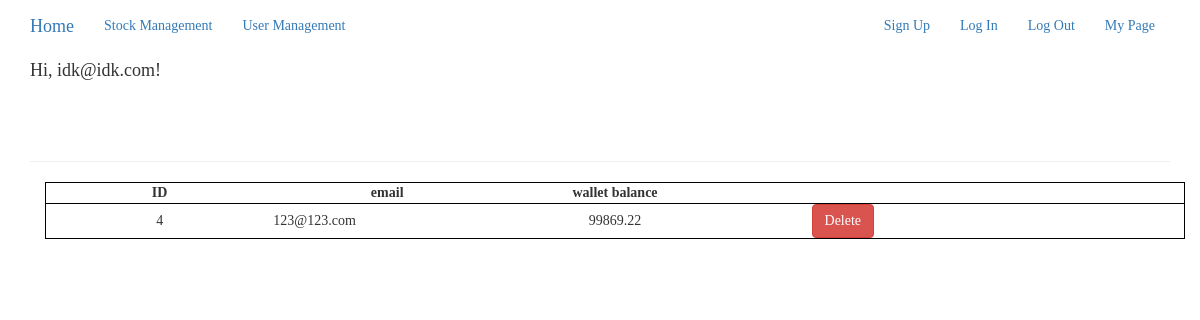
Page /user_management (signed in) on the earlier database version.
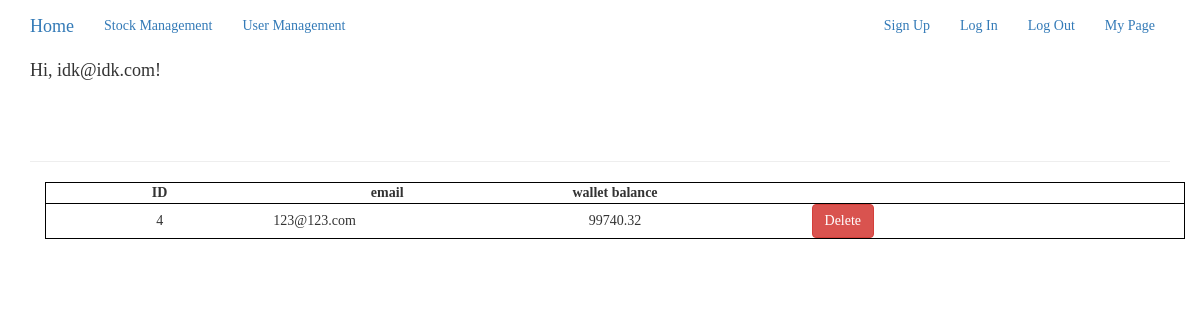
Same page on the later database version.
### app/models.py (models this page shows, shortened)
class User(UserMixin, db.Model):
    __tablename__ = 'users'
    id = db.Column(db.Integer, primary_key=True)
    email = db.Column(db.String(64), unique=True, index=True)
    password_hash = db.Column(db.String(128))
    wallet = db.Column(db.Float)
    admin = db.Column(db.Boolean)

### app/app.py (the view)
@app.route('/user_management', methods=['GET', 'POST'])
@login_required
def user_table():
    if current_user.admin:
        users = User.query.order_by(User.id)
        return render_template('user_table.html', users=users)
    else:
        flash('Current login user is not an Administrator.')
        return redirect(url_for('app.index'))

### app/models.py (called while the page is built)
@login_manager.user_loader
def load_user(user_id):
    return User.query.get(int(user_id))

### app/templates/user_table.html
{% extends "base.html" %}
{% block page_content %}
<div class="page-header">
</div>
<div class="container">
   <table style="width: 100%; table-layout: fixed; " id="UserTable">
    <tr style="border: 1px solid black; border-collapse: collapse;">
        <th style="text-align: center"><b>ID</b></th>
        <th style="text-align: center"><b>email</b></th>
        <th style="text-align: center"><b>wallet balance</b></th>
        <th></th>
        <th></th>
    </tr>
    {% for user in users %}
        {% if not user.admin %}
        <tr style="border: 1px solid black; border-collapse: collapse;">
            <td style="text-align: center">{{user.id}}</td>
            <td>{{user.email}}</td>
            <td style="text-align: center">{{user.wallet}}</td>
            <td style="text-align: center"><a href="{{url_for('app.delete_user', user_id=user.id)}}" class="btn btn-danger btn-small">Delete</a></td>
        </tr>
        {% endif %}
    {% endfor %}
</table>
</div>
{% endblock %}

### app/templates/base.html (shortened to what this page needs)
{% extends "bootstrap/base.html" %}
{% block head %}
{{ super() }}
<link rel="stylesheet" type="text/css" href="{{ url_for('static', filename='style.css') }}">
{% endblock %}
{% block navbar %}
<div class="navbar navbar-dark" role="navigation">
  <div class="container">
    <div class="navbar-header">
      <a class="navbar-brand" href="{{url_for('app.index')}}">Home</a>
    </div>
    <div class="navbar-collapse collapse">
      <ul class="nav navbar-nav">
        <li><a href="{{url_for('app.table')}}">Stock Management</a></li>
        <li><a href="{{url_for('app.user_table')}}">User Management</a></li>
      </ul>
      <ul class="nav navbar-nav navbar-right">
        <li><a href="{{url_for('auth.signup')}}">Sign Up</a></li>
        <li><a href="{{url_for('auth.login')}}">Log In</a></li>
        <li><a href="{{url_for('auth.logout')}}">Log Out</a></li>
        <li><a href="{{url_for('auth.profile', user_id=current_user.id)}}">My Page</a></li>
      </ul>
    </div>
    {% if current_user.email%}
        <h4>Hi, {{current_user.email}}!</h4>
    {% else %}
        <h4>Hi, Guest! </h4>
    {% endif %}
  </div>
</div>
{% endblock %}
{% block content %}
<div class="container">
    {% block page_content %}{% endblock %}
</div>
{% endblock %}

### app/static/style.css (style rules this page uses)
* { font-family: Times New Roman; }

Differences in the rows shown:
changed User "123@123.com": wallet "99869.22" → "99740.32"
